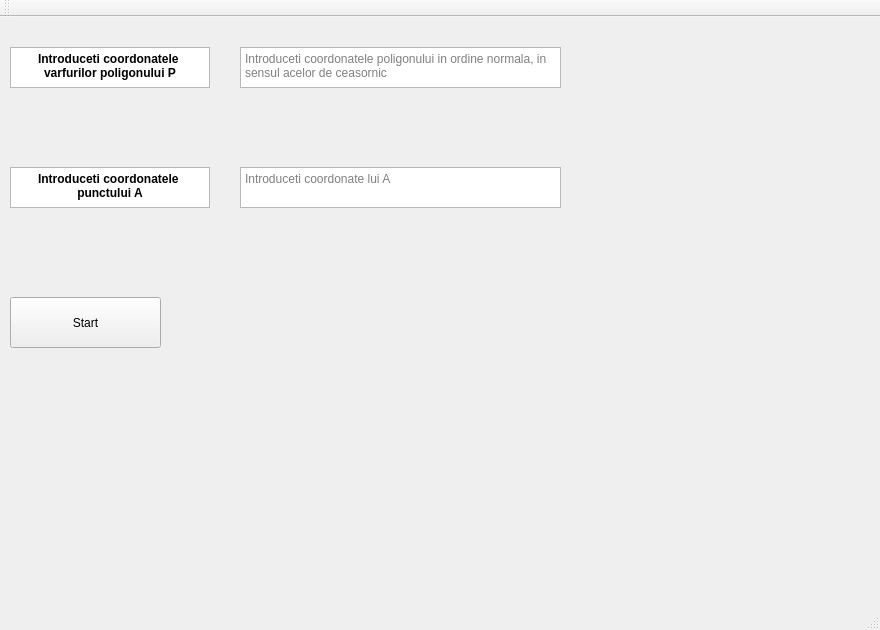
<?xml version="1.0" encoding="UTF-8"?>
<ui version="4.0">
 <class>GCPolygonTriClass</class>
 <widget class="QMainWindow" name="GCPolygonTriClass">
  <property name="geometry">
   <rect>
    <x>0</x>
    <y>0</y>
    <width>880</width>
    <height>630</height>
   </rect>
  </property>
  <property name="minimumSize">
   <size>
    <width>880</width>
    <height>630</height>
   </size>
  </property>
  <property name="mouseTracking">
   <bool>true</bool>
  </property>
  <property name="windowTitle">
   <string>GCPolygonTri</string>
  </property>
  <widget class="QWidget" name="centralWidget">
   <widget class="QPushButton" name="pushButton">
    <property name="geometry">
     <rect>
      <x>10</x>
      <y>280</y>
      <width>151</width>
      <height>51</height>
     </rect>
    </property>
    <property name="text">
     <string>Start</string>
    </property>
   </widget>
   <widget class="QTextEdit" name="textEdit">
    <property name="enabled">
     <bool>true</bool>
    </property>
    <property name="geometry">
     <rect>
      <x>240</x>
      <y>30</y>
      <width>321</width>
      <height>41</height>
     </rect>
    </property>
    <property name="mouseTracking">
     <bool>false</bool>
    </property>
    <property name="toolTip">
     <string>&lt;html&gt;&lt;head/&gt;&lt;body&gt;&lt;p&gt;&lt;br/&gt;&lt;/p&gt;&lt;/body&gt;&lt;/html&gt;</string>
    </property>
    <property name="tabChangesFocus">
     <bool>true</bool>
    </property>
    <property name="placeholderText">
     <string>Introduceti coordonatele poligonului in ordine normala, in sensul acelor de ceasornic</string>
    </property>
   </widget>
   <widget class="QTextEdit" name="textEdit_2">
    <property name="geometry">
     <rect>
      <x>240</x>
      <y>150</y>
      <width>321</width>
      <height>41</height>
     </rect>
    </property>
    <property name="sizeAdjustPolicy">
     <enum>QAbstractScrollArea::AdjustToContents</enum>
    </property>
    <property name="tabChangesFocus">
     <bool>true</bool>
    </property>
    <property name="placeholderText">
     <string>Introduceti coordonate lui A</string>
    </property>
   </widget>
   <widget class="QTextBrowser" name="textBrowser">
    <property name="geometry">
     <rect>
      <x>10</x>
      <y>30</y>
      <width>200</width>
      <height>41</height>
     </rect>
    </property>
    <property name="verticalScrollBarPolicy">
     <enum>Qt::ScrollBarAlwaysOff</enum>
    </property>
    <property name="horizontalScrollBarPolicy">
     <enum>Qt::ScrollBarAlwaysOff</enum>
    </property>
    <property name="html">
     <string>&lt;!DOCTYPE HTML PUBLIC &quot;-//W3C//DTD HTML 4.0//EN&quot; &quot;http://www.w3.org/TR/REC-html40/strict.dtd&quot;&gt;
&lt;html&gt;&lt;head&gt;&lt;meta name=&quot;qrichtext&quot; content=&quot;1&quot; /&gt;&lt;style type=&quot;text/css&quot;&gt;
p, li { white-space: pre-wrap; }
&lt;/style&gt;&lt;/head&gt;&lt;body style=&quot; font-family:'MS Shell Dlg 2'; font-size:7.8pt; font-weight:400; font-style:normal;&quot;&gt;
&lt;p align=&quot;center&quot; style=&quot; margin-top:0px; margin-bottom:0px; margin-left:0px; margin-right:0px; -qt-block-indent:0; text-indent:0px;&quot;&gt;&lt;span style=&quot; font-size:9pt; font-weight:600;&quot;&gt;Introduceti coordonatele &lt;/span&gt;&lt;/p&gt;
&lt;p align=&quot;center&quot; style=&quot; margin-top:0px; margin-bottom:0px; margin-left:0px; margin-right:0px; -qt-block-indent:0; text-indent:0px;&quot;&gt;&lt;span style=&quot; font-size:9pt; font-weight:600;&quot;&gt;varfurilor poligonului P&lt;/span&gt;&lt;/p&gt;
&lt;p align=&quot;center&quot; style=&quot;-qt-paragraph-type:empty; margin-top:0px; margin-bottom:0px; margin-left:0px; margin-right:0px; -qt-block-indent:0; text-indent:0px; font-size:8pt; font-weight:600;&quot;&gt;&lt;br /&gt;&lt;/p&gt;
&lt;p align=&quot;center&quot; style=&quot; margin-top:0px; margin-bottom:0px; margin-left:0px; margin-right:0px; -qt-block-indent:0; text-indent:0px;&quot;&gt;&lt;span style=&quot; font-size:8pt;&quot;&gt; &lt;/span&gt;&lt;/p&gt;&lt;/body&gt;&lt;/html&gt;</string>
    </property>
   </widget>
   <widget class="QTextBrowser" name="textBrowser_2">
    <property name="geometry">
     <rect>
      <x>10</x>
      <y>150</y>
      <width>200</width>
      <height>41</height>
     </rect>
    </property>
    <property name="autoFillBackground">
     <bool>false</bool>
    </property>
    <property name="verticalScrollBarPolicy">
     <enum>Qt::ScrollBarAlwaysOff</enum>
    </property>
    <property name="horizontalScrollBarPolicy">
     <enum>Qt::ScrollBarAlwaysOff</enum>
    </property>
    <property name="html">
     <string>&lt;!DOCTYPE HTML PUBLIC &quot;-//W3C//DTD HTML 4.0//EN&quot; &quot;http://www.w3.org/TR/REC-html40/strict.dtd&quot;&gt;
&lt;html&gt;&lt;head&gt;&lt;meta name=&quot;qrichtext&quot; content=&quot;1&quot; /&gt;&lt;style type=&quot;text/css&quot;&gt;
p, li { white-space: pre-wrap; }
&lt;/style&gt;&lt;/head&gt;&lt;body style=&quot; font-family:'MS Shell Dlg 2'; font-size:7.8pt; font-weight:400; font-style:normal;&quot;&gt;
&lt;p align=&quot;center&quot; style=&quot; margin-top:0px; margin-bottom:0px; margin-left:0px; margin-right:0px; -qt-block-indent:0; text-indent:0px;&quot;&gt;&lt;span style=&quot; font-size:9pt; font-weight:600;&quot;&gt;Introduceti coordonatele &lt;/span&gt;&lt;/p&gt;
&lt;p align=&quot;center&quot; style=&quot; margin-top:0px; margin-bottom:0px; margin-left:0px; margin-right:0px; -qt-block-indent:0; text-indent:0px;&quot;&gt;&lt;span style=&quot; font-size:9pt; font-weight:600;&quot;&gt;punctului A&lt;/span&gt;&lt;/p&gt;&lt;/body&gt;&lt;/html&gt;</string>
    </property>
   </widget>
  </widget>
  <widget class="QMenuBar" name="menuBar">
   <property name="geometry">
    <rect>
     <x>0</x>
     <y>0</y>
     <width>880</width>
     <height>26</height>
    </rect>
   </property>
  </widget>
  <widget class="QToolBar" name="mainToolBar">
   <attribute name="toolBarArea">
    <enum>TopToolBarArea</enum>
   </attribute>
   <attribute name="toolBarBreak">
    <bool>false</bool>
   </attribute>
  </widget>
  <widget class="QStatusBar" name="statusBar"/>
 </widget>
 <layoutdefault spacing="6" margin="11"/>
 <resources>
  <include location="GCPolygonTri.qrc"/>
 </resources>
 <connections/>
</ui>
